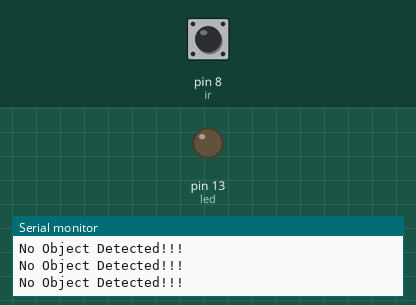
Simulated run of this sketch. Board: Arduino Uno, built with avr-gcc and run on an emulated ATmega328P. On the bench: output pins drawn as LEDs (lit = HIGH), the last lines printed to the serial monitor. Dashed ring = blinking. Inputs (shaded band) come from the test bench; at power-on: pin 8 (ir) HIGH.

Above: at 1.2 s.
1.3 s: pin 8 (ir) driven LOW
At 2.5 s:
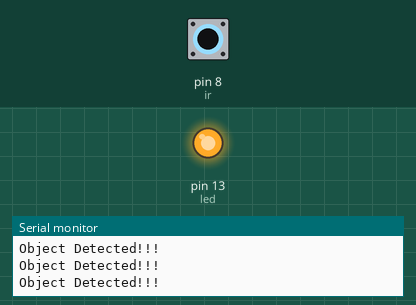
2.8 s: pin 8 (ir) driven HIGH
At 3.7 s:
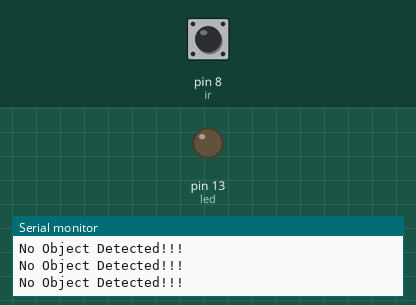
5.8 s: pin 8 (ir) pulsed LOW 2 times (0.12 s each, 0.3 s apart)
At 5.89 s:
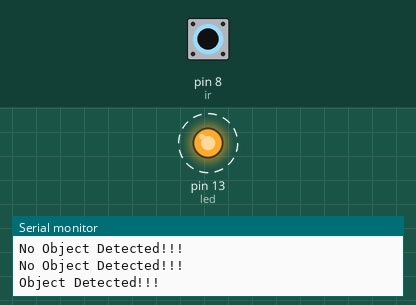
9.4 s: pin 8 (ir) pulsed LOW 5 times (0.12 s each, 0.3 s apart)
At 11.4 s:
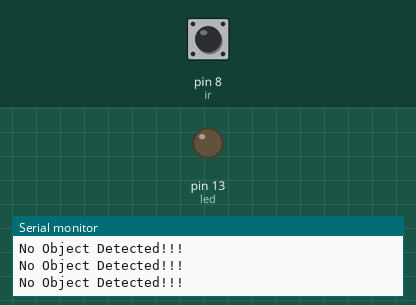
Timing chart, 0 to 12.9 s (numbered marks = the images above; inputs shaded):
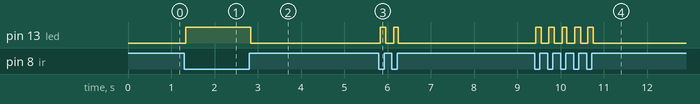

The sketch:

ir.ino
```cpp
const int ir = 8;
const int led = 13;
const int val = 0;
void setup() {
  // put your setup code here, to run once:
pinMode(ir,INPUT);
pinMode(led,OUTPUT);
Serial.begin(9600);
}

void loop() {
  // put your main code here, to run repeatedly:
  int acval = digitalRead(ir);
if (acval == val) {
  Serial.println("Object Detected!!!");
  digitalWrite(13,HIGH);
} else {
  Serial.println("No Object Detected!!!");
  digitalWrite(13,LOW);
}
}
```

Measured:
- after the input at 1.3 s, pin 13 (led): LOW → HIGH at once
- after the input at 2.8 s, pin 13 (led): HIGH → LOW at once
- after the input at 5.8 s, pin 13 (led): alternates HIGH for 0.12 s and LOW for 0.19 s, 4 changes in all, then stays LOW, starting at once
- after the input at 9.4 s, pin 13 (led): alternates HIGH for 0.13 s and LOW for 0.18 s, 10 changes in all, then stays LOW, starting at once
